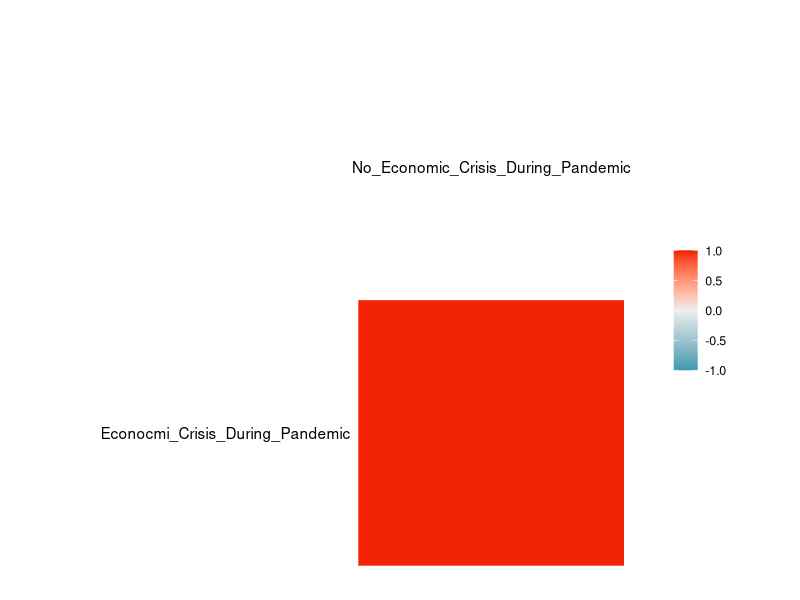
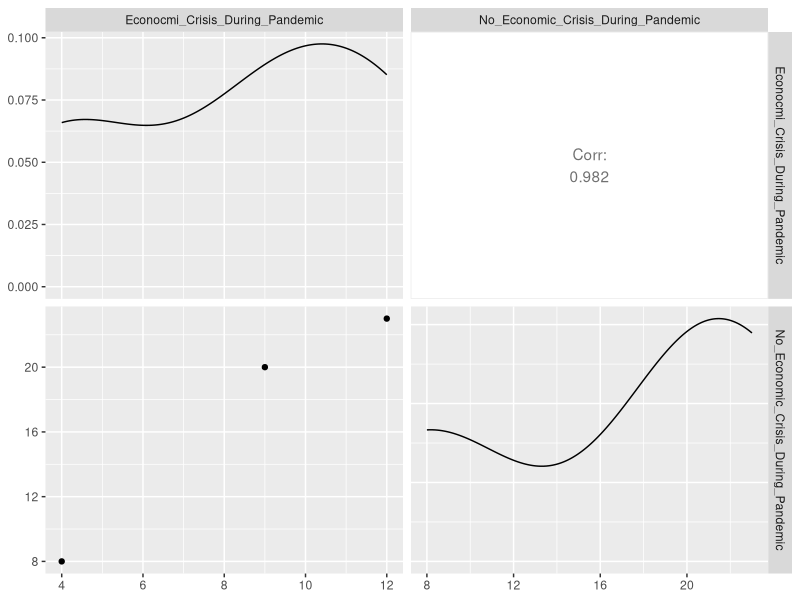

Write R code to recreate these figures, in order.

library(tidyverse)
library(dplyr)
library(ggplot2)
library(readr)
library(corrplot)
library(GGally)
#Read the main data file in CSV format. 
covid_data <- read.csv("COVIDResponse.csv")

#Printing the raw data to check
covid_data

glimpse(covid_data)
#Checking all the variables
names(covid_data)

corelation_data <- select(covid_data, Econocmi_Crisis_During_Pandemic
, No_Economic_Crisis_During_Pandemic)


ggcorr(corelation_data)
plot<- ggpairs(corelation_data)

#Plotting the results
plot